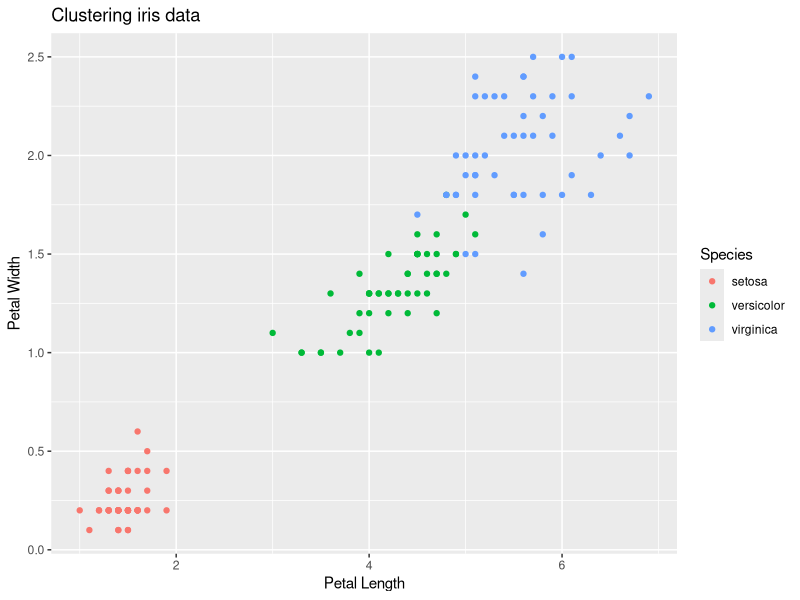

This figure's R source:
library(tidyverse)

iris %>% ggplot(aes(x = Petal.Length, y = Petal.Width, color = Species)) +
  geom_point() +
  labs(
    x = "Petal Length",
    y = "Petal Width",
    title = "Clustering iris data"
  )